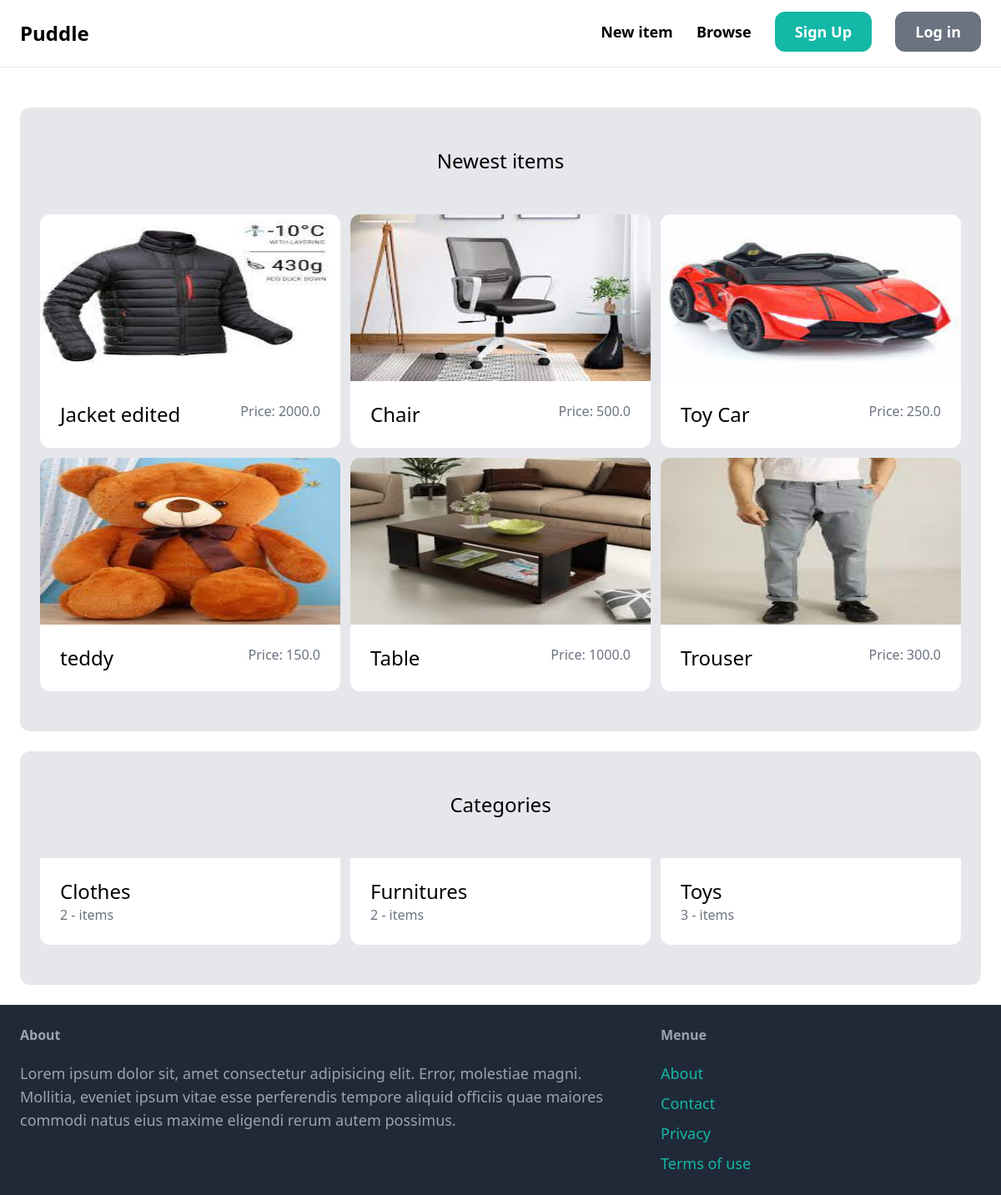
The page / on the database its author committed.
### item/models.py (models this page shows, shortened)
class Item(models.Model):
    category = models.ForeignKey(Category, related_name='items', on_delete=models.CASCADE)
    name = models.CharField(max_length=255)
    description = models.TextField(blank=True, null=True)
    price = models.FloatField()
    image = models.ImageField(upload_to='item_images', blank=True, null=True)
    is_sold = models.BooleanField(default=False)
    created_by = models.ForeignKey(User, related_name='items', on_delete=models.CASCADE)
    created_at = models.DateTimeField(auto_now_add=True)

class Category(models.Model):
    name = models.CharField(max_length=255)
    class Meta:
        ordering =('name',)
        verbose_name_plural ='Categories'

### core/views.py (the view)
# urls.py: path('', views.index, name='index'),
def index(request):
    items = Item.objects.filter(is_sold=False)[0:6]
    categories = Category.objects.all()
    return render(request, 'core/index.html', {
        'categories': categories,
        'items': items,
    })

### core/templates/core/index.html (shortened to what this page needs)
{% extends 'core/base.html'%}
{% block content %}
    <div class="mt-6 px-6 py-12 bg-gray-200 rounded-xl ">
        <h2 class="mb-12 text-2xl text-center">
            Newest items
        </h2>
        <div class="grid grid-cols-3 gap-3 ">
            {% for item in items %}
                <div>
                    <a href=" {% url 'item:detail' item.id %} ">
                        <div class="flex justify-center">
                            <img src="{{ item.image.url}}" class="rounded-t-xl h-[200px] w-full ">
                        </div>
                        <div class="p-6 bg-white rounded-b-xl flex justify-between">
                            <h2 class="text-2xl ">{{ item.name }}</h2>
                            <p class="text-gray-500">Price: {{ item.price }}</p>
                        </div>
                    </a>
                </div>
            {% endfor %}
        </div>
    </div>
    <div class="mt-6 px-6 py-12 bg-gray-200 rounded-xl ">
        <h2 class="mb-12 text-2xl text-center">
            Categories
        </h2>
        <div class="grid grid-cols-3 gap-3 ">
            {% for category in categories %}
            <div>
                    <div class="p-6 bg-white rounded-b-xl ">
                        <h2 class="text-2xl ">{{ category.name }}</h2>
                        <p class="text-gray-500">{{category.items.count}} - items</p>
                    </div>
            </div>
            {%endfor%}
        </div>
    </div>
{% endblock%}

### rows shown on the page
Item: image (picture), name "Jacket edited", price "2000.0"
Item: image (picture), name "Chair", price "500.0"
Item: image (picture), name "Toy Car", price "250.0"
Item: image (picture), name "teddy", price "150.0"
Item: image (picture), name "Table", price "1000.0"
Item: image (picture), name "Trouser", price "300.0"
Category: name "Clothes", items.count "2"
Category: name "Furnitures", items.count "2"
Category: name "Toys", items.count "3"
